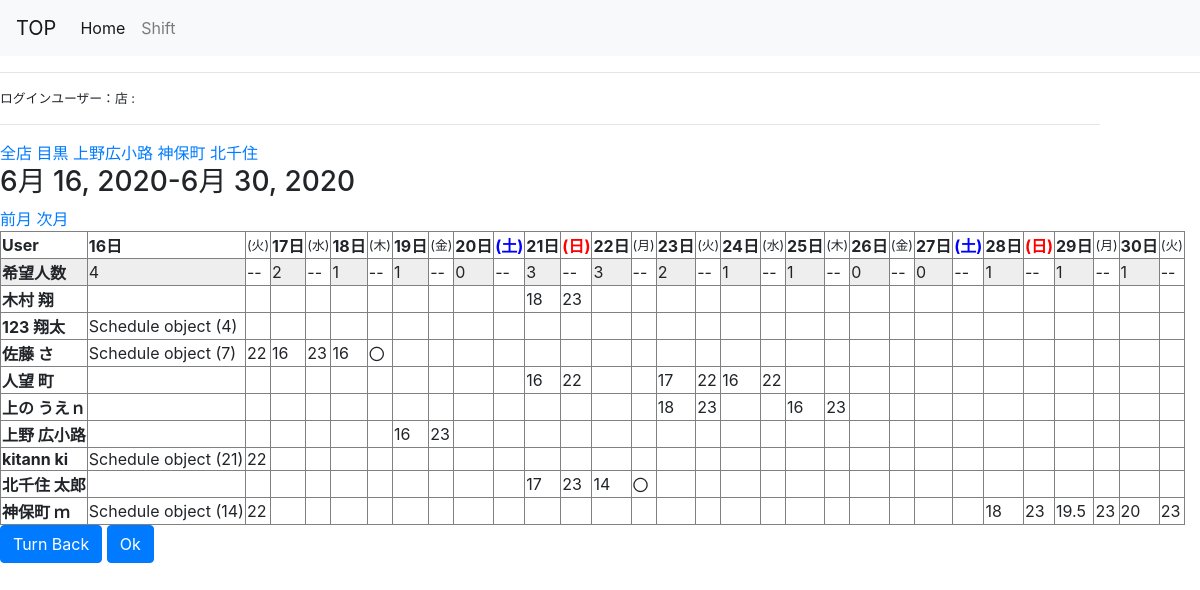
The page /shift_list/2020/6/1/ on the database its author committed.
### app/models.py (models this page shows, shortened)
class Schedule(models.Model):
    user = models.ForeignKey(settings.AUTH_USER_MODEL, verbose_name='ユーザー', on_delete=models.SET_NULL, blank=True, null=True,related_name = "user_schedule")
    start_time = models.CharField('開始時間', choices= SUB_START, max_length=50,blank=True,default="0")
    end_time = models.CharField('終了時間', choices= SUB_END, max_length=50,blank=True,default="0")
    date = models.DateField('日付')
    shops = models.ForeignKey(Shops, verbose_name='店舗', on_delete=models.CASCADE,blank=True)

### app/views.py (the view)
# urls.py: path('shift_list/', views.ShiftList.as_view(), name='shift_list'),
class ShiftList(mixins.ShiftWithScheduleMixin, generic.ListView):
    model = Schedule
    template_name = 'app/shift_list.html'
    date_field = 'date'
    def get_context_data(self, **kwargs):
        context = super().get_context_data(**kwargs)
        calendar_context = self.get_week_calendar()
        context.update(calendar_context)
        return context

### app/mixins.py (called while the page is built, shortened)
    def setup_calendar(self):
        self._calendar = calendar.Calendar(self.first_weekday)

    def get_previous_week(self, date):
        if date.month == 1 and date.day ==16:
            return date.replace(year=date.year-1, month=12,day=16)
        if date.month == 1 and date.day ==1:
            return date.replace(year=date.year-1, month=12,day=1)
        if date.day == 16:
            return date.replace(month =date.month -1 ,day = 16)
        if date.day == 1:
            return date.replace(month =date.month -1 ,day = 1)

    def get_week_days(self):
        month = self.kwargs.get('month')
        year = self.kwargs.get('year')
        day = self.kwargs.get('day')
        if month and year and day:
            date = datetime.date(year=int(year), month=int(month), day=int(day))
            if date.month != 12 and date.day < 21 and date.day > 4:
                dtm = calendar.monthrange(year,month)[1]
                date = datetime.date(year = int(year),month=int(month+1),day = int(1))
                dtlist = [date + datetime.timedelta(days =day) for day in range(0,15)]
                return dtlist
            if date.day < 6:
                dtm = calendar.monthrange(year,month)[1]
                date = datetime.date(year = int(year),month=int(month),day = int(15))
                dtlist = [date + datetime.timedelta(days =day) for day in range(1,dtm-14)]
                return dtlist

    def name(self):
        weekname=['月','火','水','木','金','土','日']
        name=[]
        week=[]
        day = self.get_week_days()
        for l in day:
            name.append(l.weekday())
        for nn in name:
            week.append(weekname[nn])
        return week

    def get_week_calendar(self):
        self.setup_calendar()
        days = self.get_week_days()
        first = days[0]
        last = days[-1]
        ago = self.get_previous_week(first)
        calendar_data = {
            'now': datetime.date.today(),
            'week_days': days,
            'week_previous': ago,
            'week_next': first ,
            'week_names': self.name(),
            'week_first': first,
            'week_last': last,
        }
        return calendar_data

### app/templates/app/shift_list.html (shortened to what this page needs)
{% extends "register/base.html" %}
{% block content %}
{% load static %}
<a href="{% url 'app:shift_list' %}" >全店</a>
<a href="{% url 'app:shopshift_list' 1 %}" >目黒</a>
<a href="{% url 'app:shopshift_list' 5 %}">上野広小路</a>
<a href="{% url 'app:shopshift_list' 4 %}">神保町</a>
<a href="{% url 'app:shopshift_list' 6 %}">北千住</a><br>
<h3>{{ week_first}}-{{ week_last }}</h3>
<a href="{% url 'app:shift_list'  week_previous.year week_previous.month week_previous.day %}">前月</a>
<a href="{% url 'app:shift_list'  week_next.year week_next.month week_previous.day %}">次月</a>
<table border="1">
    <th>User</th>
    {% for day in df %}
    <th>{{day | date:"j" }}日 {% if day|date:"D" == "日" %}</th>
           <th> <span style="color: #F00;">({{ day | date:"D" }})</span>
        </small></th>
        {% elif day|date:"D" == "土" %}
        <small>
            <th>  <span style="color:#0000FF">({{ day | date:"D" }})</span>
        </small></th>
        {% else %}
        <th>  <small>({{ day|date:"D" }})</small></th>
               {% endif %} {% endfor %}
{% for index,row in df.iterrows %}
{% if index == "希望人数" %}
<tr>
    <th bgcolor="#EEEEEE">{{index}}</th>
    <td  bgcolor="#EEEEEE">{{row.0}}</td><td>--</td>
    <td  bgcolor="#EEEEEE">{{row.1}}</td><td>--</td>
    <td  bgcolor="#EEEEEE">{{row.2}}</td><td>--</td>
    <td  bgcolor="#EEEEEE">{{row.3}}</td><td>--</td>
    <td  bgcolor="#EEEEEE">{{row.4}}</td><td>--</td>
    <td  bgcolor="#EEEEEE">{{row.5}}</td><td>--</td>
    <td  bgcolor="#EEEEEE">{{row.6}}</td><td>--</td>
    <td  bgcolor="#EEEEEE">{{row.7}}</td><td>--</td>
    <td  bgcolor="#EEEEEE">{{row.8}}</td><td>--</td>
    <td  bgcolor="#EEEEEE">{{row.9}}</td><td>--</td>
    <td  bgcolor="#EEEEEE">{{row.10}}</td><td>--</td>
    <td  bgcolor="#EEEEEE">{{row.11}}</td><td>--</td>
    <td  bgcolor="#EEEEEE">{{row.12}}</td><td>--</td>
    <td  bgcolor="#EEEEEE">{{row.13}}</td><td>--</td>
    <td  bgcolor="#EEEEEE">{{row.14}}</td><td>--</td>
</tr>
{% else %}
<tr>
    <th>{{index}}</th>
    <td>{{row.0}}</td>
    <td>{{row.0.get_end_time_display}}</td>
    <td>{{row.1.get_start_time_display}}</td>
    <td>{{row.1.get_end_time_display}}</td>
    <td>{{row.2.get_start_time_display}}</td>
    <td>{{row.2.get_end_time_display}}</td>
    <td>{{row.3.get_start_time_display}}</td>
    <td>{{row.3.get_end_time_display}}</td>
    <td>{{row.4.get_start_time_display}}</td>
    <td>{{row.4.get_end_time_display}}</td>
    <td>{{row.5.get_start_time_display}}</td>
    <td>{{row.5.get_end_time_display}}</td>
    <td>{{row.6.get_start_time_display}}</td>
    <td>{{row.6.get_end_time_display}}</td>
    <td>{{row.7.get_start_time_display}}</td>
    <td>{{row.7.get_end_time_display}}</td>
    <td>{{row.8.get_start_time_display}}</td>
    <td>{{row.8.get_end_time_display}}</td>
    <td>{{row.9.get_start_time_display}}</td>
    <td>{{row.9.get_end_time_display}}</td>
    <td>{{row.10.get_start_time_display}}</td>
    <td>{{row.10.get_end_time_display}}</td>
    <td>{{row.11.get_start_time_display}}</td>
    <td>{{row.11.get_end_time_display}}</td>
    <td>{{row.12.get_start_time_display}}</td>
    <td>{{row.12.get_end_time_display}}</td>
    <td>{{row.13.get_start_time_display}}</td>
    <td>{{row.13.get_end_time_display}}</td>
    <td>{{row.14.get_start_time_display}}</td>
    <td>{{row.14.get_end_time_display}}</td>
</tr>
{% endif %}
{% endfor %}
</table>
        <a href="{% url 'app:month_with_forms' user.pk %}" >
        <button type="submit" class="btn btn-primary">Turn Back</button></a>
        <a href="{% url 'register:top' %}" >
            <button type="submit" class="btn btn-primary">Ok</button></a>
{% endblock %}

### rows shown on the page
Schedule: start_time "18", end_time "23"
Schedule: id "Schedule object (7)", end_time "22"
Schedule: start_time "16", end_time "23"
Schedule: start_time "16", end_time "〇"
Schedule: start_time "16", end_time "22"
Schedule: start_time "17", end_time "22"
Schedule: start_time "16", end_time "22"
Schedule: start_time "18", end_time "23"
Schedule: start_time "16", end_time "23"
Schedule: start_time "16", end_time "23"
Schedule: id "Schedule object (21)", end_time "22"
Schedule: start_time "17", end_time "23"
Schedule: start_time "14", end_time "〇"
Schedule: id "Schedule object (14)", end_time "22"
Schedule: start_time "18", end_time "23"
Schedule: start_time "19.5", end_time "23"
Schedule: start_time "20", end_time "23"

### other values the page prints
{{ week_first }} "6月 16, 2020"
{{ week_last }} "6月 30, 2020"
{{ day | date:"j" }} "16" "17" "18" "19" "20" "21" "22" "23" "24" "25" "26" "27" "28" "29" "30"
{{ day|date:"D" }} "火" "水" "木" "金" "月" "火" "水" "木" "金" "月" "火"
{{ day | date:"D" }} "土" "土"
{{ day | date:"D" }} "日" "日"
{{ index }} "希望人数"
{{ row.0 }} "4"
{{ row.1 }} "2"
{{ row.2 }} "1"
{{ row.3 }} "1"
{{ row.4 }} "0"
{{ row.5 }} "3"
{{ row.6 }} "3"
{{ row.7 }} "2"
